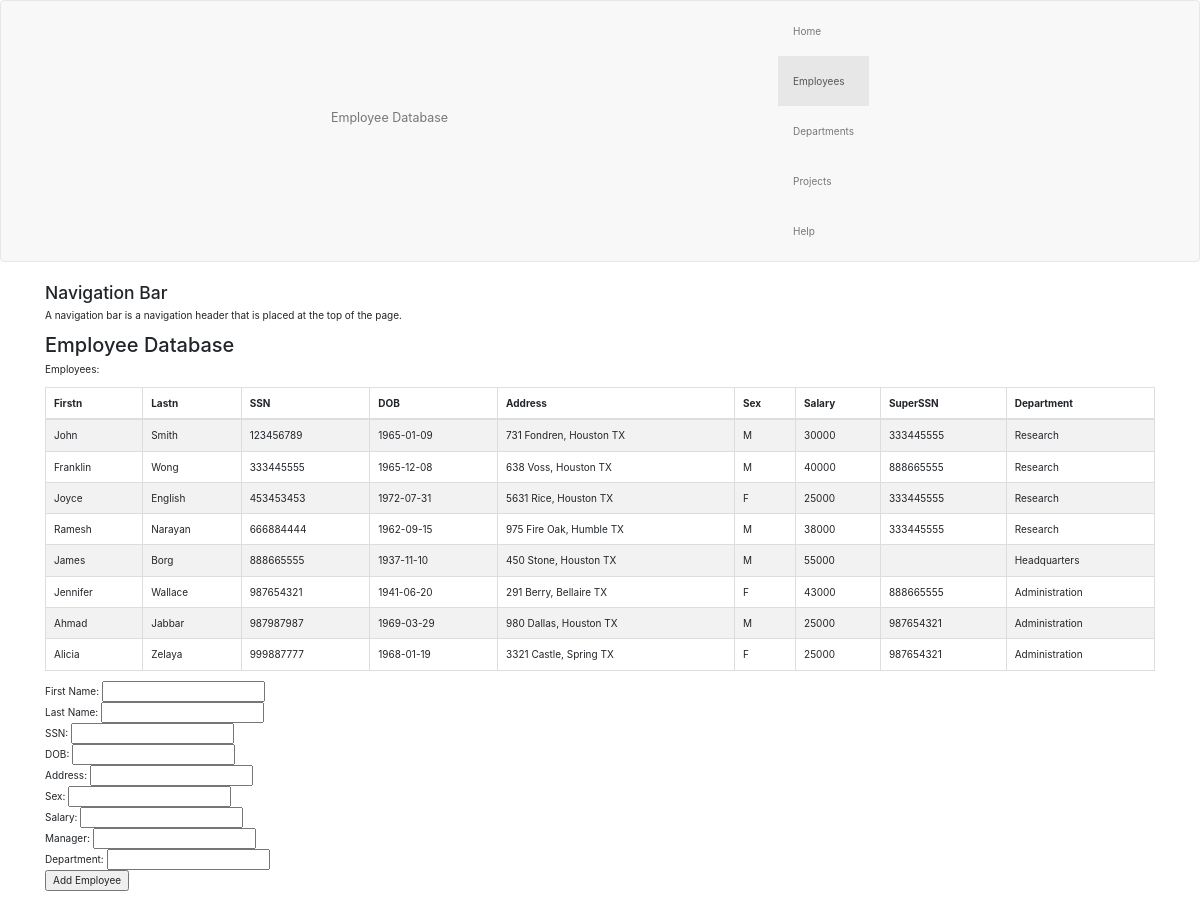
Page /employee_table.php on the committed database.
### tables this page shows
CREATE TABLE `employee` (
  `fname` char(10) NOT NULL,
  `lname` char(20) NOT NULL,
  `ssn` decimal(9,0) NOT NULL,
  `bdate` date NOT NULL,
  `address` char(30) NOT NULL,
  `sex` char(1) NOT NULL,
  `salary` decimal(5,0) NOT NULL,
  `superssn` decimal(9,0) DEFAULT NULL,
  `dno` decimal(1,0) NOT NULL,
  PRIMARY KEY (`ssn`),
  KEY `dno` (`dno`),
  KEY `empemp` (`superssn`),
  CONSTRAINT `empemp` FOREIGN KEY (`superssn`) REFERENCES `employee` (`ssn`),
  CONSTRAINT `employee_ibfk_1` FOREIGN KEY (`dno`) REFERENCES `department` (`dnumber`)
);

CREATE TABLE `department` (
  `dname` char(20) NOT NULL,
  `dnumber` decimal(1,0) NOT NULL,
  `mgrssn` decimal(9,0) NOT NULL,
  `mgrstartdate` date NOT NULL,
  PRIMARY KEY (`dnumber`),
  UNIQUE KEY `dname` (`dname`),
  KEY `depemp` (`mgrssn`),
  CONSTRAINT `depemp` FOREIGN KEY (`mgrssn`) REFERENCES `employee` (`ssn`)
);

### employee_table.php (the view, shortened to what this page needs)
<!DOCTYPE html>
<html lang="en">
<head>
  <link rel="stylesheet" href="https://maxcdn.bootstrapcdn.com/bootstrap/3.4.1/css/bootstrap.min.css">
<link href="https://maxcdn.bootstrapcdn.com/bootstrap/4.0.0-alpha.5/css/bootstrap.min.css" rel="stylesheet" />
<link href="https://cdnjs.cloudflare.com/ajax/libs/datatables/1.10.12/css/dataTables.bootstrap4.min.css" rel="stylesheet" />
</head>
<body>
<nav class="navbar navbar-default">
  <div class="container-fluid">
    <div class="navbar-header">
      <a class="navbar-brand" href="employee_table.php">Employee Database</a>
    </div>
    <ul class="nav navbar-nav">
      <li><a href="employee_table.php">Home</a></li>
      <li class="active"><a href="employee_table.php">Employees</a></li>
      <li><a href="departments_page.php">Departments</a></li>
	  <li><a href="projects.php">Projects</a></li>
      <li><a href="https://docs.google.com/document/d/14_-3tbSXYzc-S6COwxPcD4MRT6ZFI-VjgxliNc0HT8E/edit?usp=sharing">Help</a></li>
    </ul>
  </div>
</nav>
<div class="container">
  <h3>Navigation Bar</h3>
  <p>A navigation bar is a navigation header that is placed at the top of the page.</p>
</div>
<div class="container">
  <h2>Employee Database</h2>
  <p>Employees:</p>
  <table id="example" class="table table-striped table-inverse table-bordered table-hover" cellspacing="0" width="100%">
    <thead>
      <tr>
      <th>Firstn</th>
	  <th>Lastn</th>
	  <th>SSN</th>
	  <th>DOB</th>
	  <th>Address</th>
	  <th>Sex</th>
	  <th>Salary</th>
	  <th>SuperSSN</th>
	  <th>Department</th>
      </tr>
    </thead>
    <tbody>
<?php
$servername = "localhost";
$username = "root";
$password = "db4168038";
$dbname = "borg";
$conn = new mysqli($servername, $username, $password, $dbname);
$sql = "SELECT * FROM employee LEFT JOIN department ON department.dnumber = employee.dno";
$result = $conn->query($sql);
if ($result->num_rows > 0) {
	while($row = $result->fetch_assoc()){
	 echo "<tr>";
	 echo "<td>".$row["fname"]."</td>";
	 echo "<td>".$row["lname"]."</td>";
	 echo "<td>".$row["ssn"]."</td>";
	 echo "<td>".$row["bdate"]."</td>";
	 echo "<td>".$row["address"]."</td>";
	 echo "<td>".$row["sex"]."</td>";
	 echo "<td>".$row["salary"]."</td>";
	 echo "<td>".$row["superssn"]."</td>";
	 echo "<td>".$row["dname"]."</td>";
	 echo "</tr>";
	}
} else {
	echo "0 results";
}
?>
 </tbody>
 </table>
 <?php
 if (isset($_POST['first_name'])) {
  print("Employee Added, ");
  $fname = $_POST['first_name'];
  $lname = $_POST['last_name'];
  $ssn = $_POST['ssn'];
  $dob = $_POST['dob'];
  $address = $_POST['address'];
  $sex = $_POST['sex'];
  $salary = $_POST['salary'];
  $manager = $_POST['manager'];
  $dept = $_POST['dept_name'];
  print($ssn);
}
else {
	echo "<p>";
  print("<form method=\"post\" action=\"$_SERVER[PHP_SELF]\">");
  print("First Name: <input type=\"text\" name=\"first_name\" required>");
  echo "<br />";
  print("<form method=\"post\" action=\"$_SERVER[PHP_SELF]\">");
  print("Last Name: <input type=\"text\" name=\"last_name\" required>");
  echo "<br />";
  print("<form method=\"post\" action=\"$_SERVER[PHP_SELF]\">");
  print("SSN: <input type=\"text\" name=\"ssn\" required>");
  echo "<br />";
  print("<form method=\"post\" action=\"$_SERVER[PHP_SELF]\">");
  print("DOB: <input type=\"text\" name=\"dob\" required>");
  echo "<br />";
  print("<form method=\"post\" action=\"$_SERVER[PHP_SELF]\">");
  print("Address: <input type=\"text\" name=\"address\" required>");
  echo "<br />";
  print("<form method=\"post\" action=\"$_SERVER[PHP_SELF]\">");
  print("Sex: <input type=\"text\" name=\"sex\" required>");
  echo "<br />";
  print("<form method=\"post\" action=\"$_SERVER[PHP_SELF]\">");
  print("Salary: <input type=\"text\" name=\"salary\" required>");
  echo "<br />";
  print("<form method=\"post\" action=\"$_SERVER[PHP_SELF]\">");
  print("Manager: <input type=\"text\" name=\"manager\" required>");
  echo "<br />";
  print("<form method=\"post\" action=\"$_SERVER[PHP_SELF]\">");
  print("Department: <input type=\"text\" name=\"dept_name\" required>");
  echo "<br />";
  print("<input type=\"submit\" value=\"Add Employee\">");
  print("</form>");
}
?>
</div>
</body>
<html>
</html>
</html>

### rows in the picture
employee: fname "John", lname "Smith", ssn "123456789", bdate "1965-01-09", address "731 Fondren, Houston TX", sex "M", salary "30000", superssn "333445555", department.dname "Research"
employee: fname "Franklin", lname "Wong", ssn "333445555", bdate "1965-12-08", address "638 Voss, Houston TX", sex "M", salary "40000", superssn "888665555", department.dname "Research"
employee: fname "Joyce", lname "English", ssn "453453453", bdate "1972-07-31", address "5631 Rice, Houston TX", sex "F", salary "25000", superssn "333445555", department.dname "Research"
employee: fname "Ramesh", lname "Narayan", ssn "666884444", bdate "1962-09-15", address "975 Fire Oak, Humble TX", sex "M", salary "38000", superssn "333445555", department.dname "Research"
employee: fname "James", lname "Borg", ssn "888665555", bdate "1937-11-10", address "450 Stone, Houston TX", sex "M", salary "55000", department.dname "Headquarters"
employee: fname "Jennifer", lname "Wallace", ssn "987654321", bdate "1941-06-20", address "291 Berry, Bellaire TX", sex "F", salary "43000", superssn "888665555", department.dname "Administration"
employee: fname "Ahmad", lname "Jabbar", ssn "987987987", bdate "1969-03-29", address "980 Dallas, Houston TX", sex "M", salary "25000", superssn "987654321", department.dname "Administration"
employee: fname "Alicia", lname "Zelaya", ssn "999887777", bdate "1968-01-19", address "3321 Castle, Spring TX", sex "F", salary "25000", superssn "987654321", department.dname "Administration"
